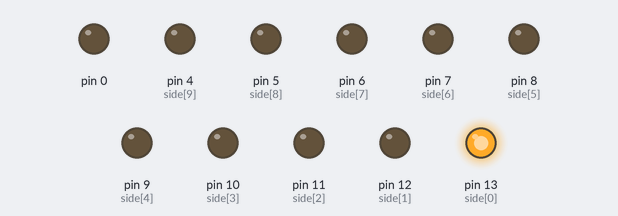
Bench run of a sketch on a simulated Arduino Uno, built with avr-gcc and run on an emulated ATmega328P. Shown: output pins drawn as LEDs (lit = HIGH).

Above: at 0.12 s.
At 1.37 s:
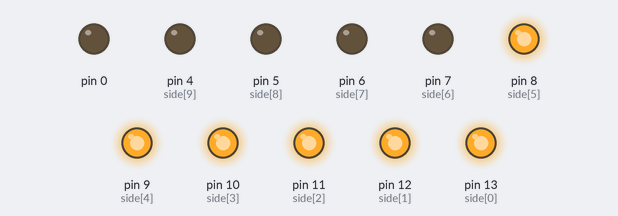
At 2.7 s:
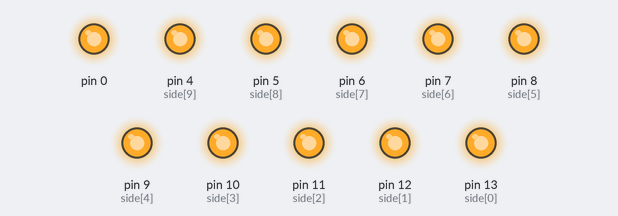
At 5.12 s:
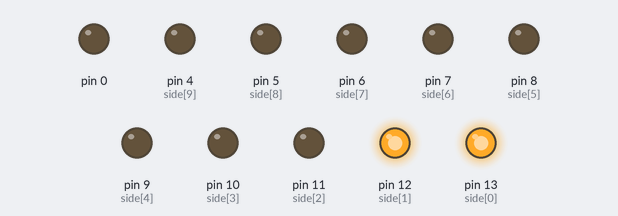
At 7.7 s:
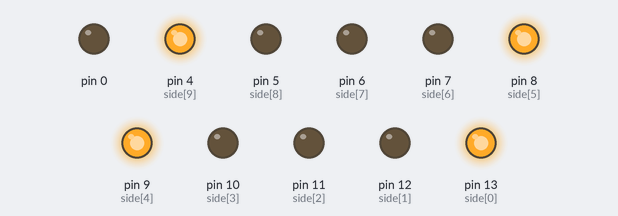
At 10.87 s:
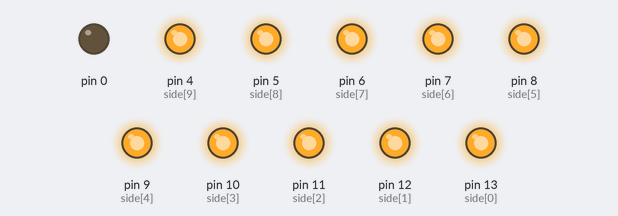
Timing chart, 0 to 11.2 s (numbered marks = the images above):
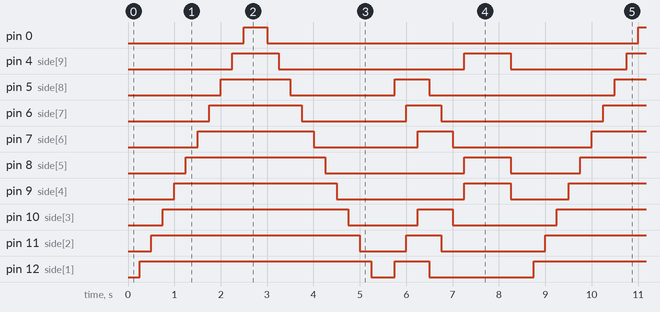

Measured:
- by itself, pin 0: alternates HIGH for 0.50 s and LOW for 8.0 s
- by itself, pin 4 (side[9]): repeats every 8.5 s: LOW 4.0 s, HIGH 1.0 s, LOW 2.5 s, HIGH 1.0 s
- by itself, pin 5 (side[8]): repeats every 8.5 s: LOW 2.3 s, HIGH 0.75 s, LOW 4.0 s, HIGH 1.5 s
- by itself, pin 6 (side[7]): repeats every 8.5 s: LOW 2.3 s, HIGH 0.75 s, LOW 3.5 s, HIGH 2.0 s
- by itself, pin 7 (side[6]): repeats every 8.5 s: LOW 2.3 s, HIGH 0.75 s, LOW 3.0 s, HIGH 2.5 s
- by itself, pin 8 (side[5]): repeats every 8.5 s: LOW 3.0 s, HIGH 1.0 s, LOW 1.5 s, HIGH 3.0 s
- by itself, pin 9 (side[4]): repeats every 8.5 s: LOW 2.8 s, HIGH 1.0 s, LOW 1.3 s, HIGH 3.5 s
- by itself, pin 10 (side[3]): repeats every 8.5 s: LOW 1.5 s, HIGH 0.75 s, LOW 2.3 s, HIGH 4.0 s

The sketch:

led_cude_final.ino
```cpp
#include <Arduino.h>

int side[10]={13,12,11,10,9,8,7,6,5,4};
int time=250;

void setup()
{
for(int i=0;i<=10;i++){
    pinMode(side[i],OUTPUT);
}


}
void when_first(){
    for(int i=0;i<=10;i++){

    digitalWrite(side[i],1);
    delay(time);
    }

}
void reverce(){
        delay(time);
     for(int i=10;i>=0;i--){

    digitalWrite(side[i],0);
    delay(time);
    }


}

void side_collum_led(){

digitalWrite(side[9],1);
digitalWrite(side[4],1);
digitalWrite(side[0],1);
digitalWrite(side[5],1);
delay(1000);
digitalWrite(side[9],0);
digitalWrite(side[4],0);
digitalWrite(side[0],0);
digitalWrite(side[5],0);
delay(time);


}
void middile(){
    digitalWrite(side[1],1);
    digitalWrite(side[8],1);
     delay(time);
    digitalWrite(side[2],1);
    digitalWrite(side[7],1);
     delay(time);
    digitalWrite(side[3],1);
    digitalWrite(side[6],1);
     delay(time);

    digitalWrite(side[1],0);
    digitalWrite(side[8],0);
     delay(time);
    digitalWrite(side[2],0);
    digitalWrite(side[7],0);
     delay(time);
       digitalWrite(side[3],0);
    digitalWrite(side[6],0);
     delay(time);


}


void loop()
{
when_first();
reverce();
middile();
side_collum_led();


}
```
